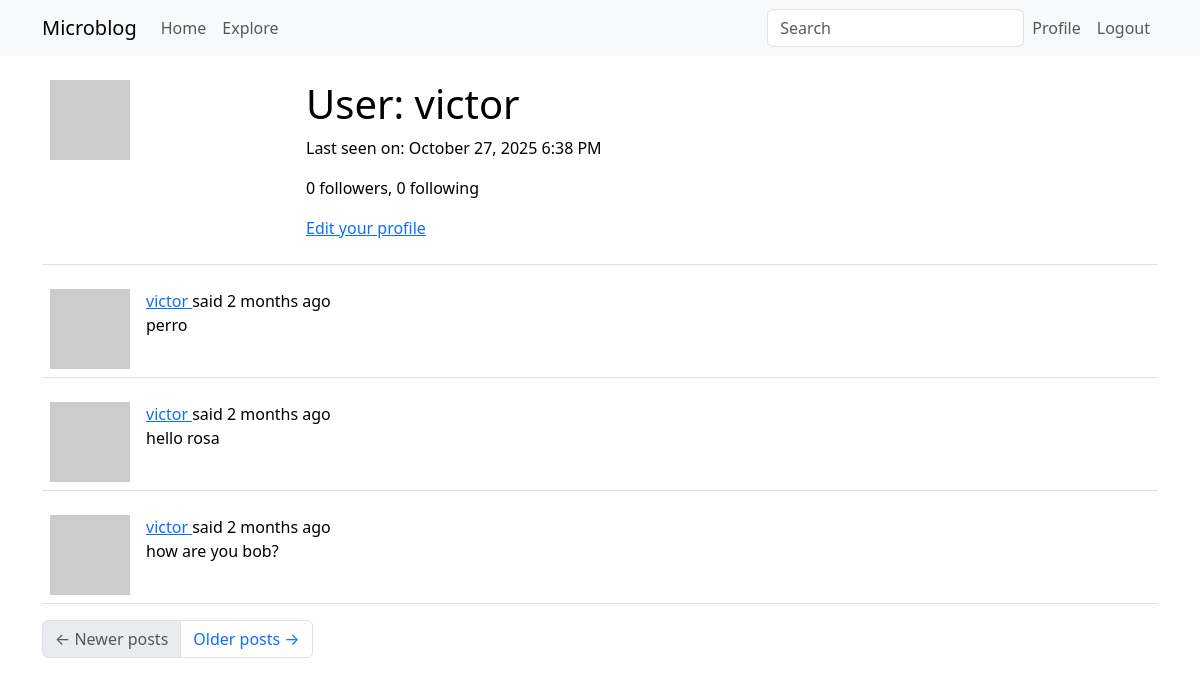
The app's page /user/victor (signed in), older data.
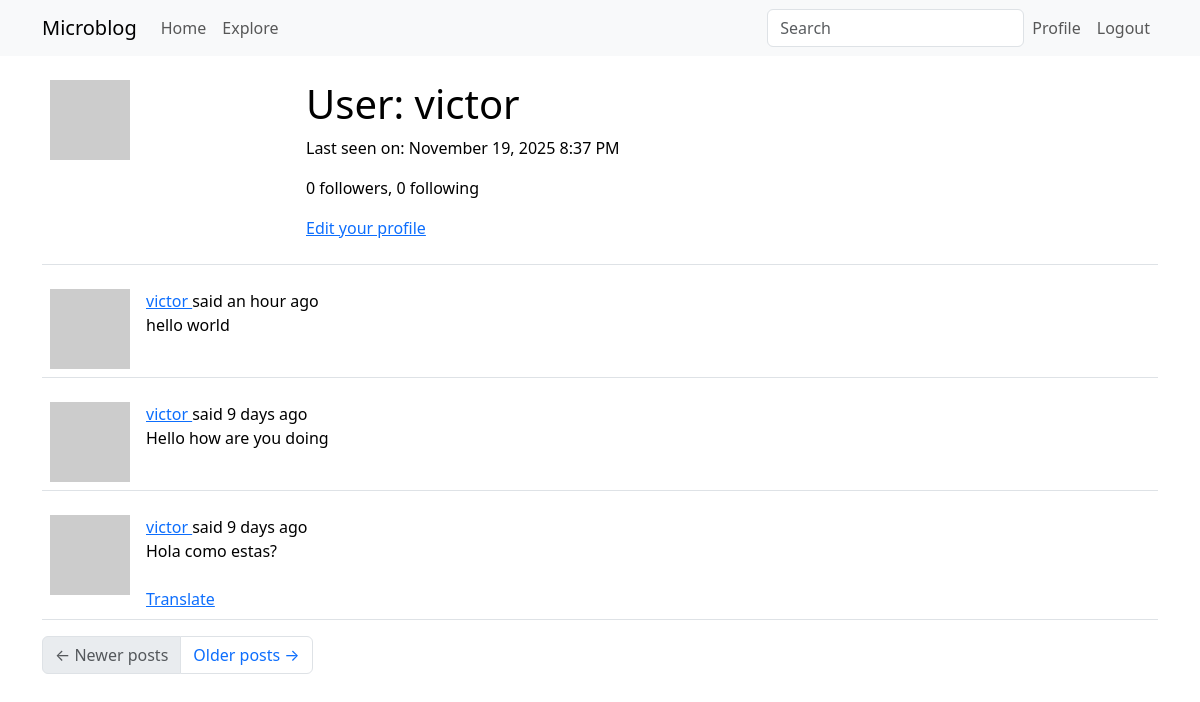
The same page, newer data.
### app/models.py (models this page shows, shortened)
class User(UserMixin, db.Model):
    id: so.Mapped[int] = so.mapped_column(primary_key=True)
    username: so.Mapped[str] = so.mapped_column(sa.String(64), index=True, unique=True)
    email: so.Mapped[str] = so.mapped_column(sa.String(120), index=True, unique=True)
    password_hash: so.Mapped[Optional[str]] = so.mapped_column(sa.String(256))
    about_me: so.Mapped[Optional[str]] = so.mapped_column(sa.String(140))
    last_seen: so.Mapped[Optional[datetime]] = so.mapped_column(
        default=lambda: datetime.now(timezone.utc)
    )
    posts: so.WriteOnlyMapped["Post"] = so.relationship(back_populates="author")
    following: so.WriteOnlyMapped["User"] = so.relationship(
        secondary=followers,
        primaryjoin=(followers.c.follower_id == id),
        secondaryjoin=(followers.c.followed_id == id),
        back_populates="followers",
    )
    followers: so.WriteOnlyMapped["User"] = so.relationship(
        secondary=followers,
        primaryjoin=(followers.c.followed_id == id),
        secondaryjoin=(followers.c.follower_id == id),
        back_populates="following",
    )
    def avatar(self, size):
        digest = md5(self.email.lower().encode("utf-8")).hexdigest()
        return f"https://www.gravatar.com/avatar/{digest}?d=identicon&s={size}"
    def followers_count(self):
        query = sa.select(sa.func.count()).select_from(
            self.followers.select().subquery()
        )
        return db.session.scalar(query)
    def following_count(self):
        query = sa.select(sa.func.count()).select_from(
            self.following.select().subquery()
        )
        return db.session.scalar(query)

class SearchableMixin(object):
    @classmethod
    def before_commit(cls, session):
        session._changes = {
            "add": list(session.new),
            "update": list(session.dirty),
            "delete": list(session.deleted),
        }
    @classmethod
    def after_commit(cls, session):
        for obj in session._changes["add"]:
            if isinstance(obj, SearchableMixin):
                add_to_index(obj.__tablename__, obj)
        for obj in session._changes["update"]:
            if isinstance(obj, SearchableMixin):
                add_to_index(obj.__tablename__, obj)
        for obj in session._changes["delete"]:
            if isinstance(obj, SearchableMixin):
                remove_from_index(obj.__tablename__, obj)
        session._changes = None

class Post(SearchableMixin, db.Model):
    __searchable__ = ["body"]
    id: so.Mapped[int] = so.mapped_column(primary_key=True)
    body: so.Mapped[str] = so.mapped_column(sa.String(140))
    timestamp: so.Mapped[datetime] = so.mapped_column(
        index=True, default=lambda: datetime.now(timezone.utc)
    )
    user_id: so.Mapped[int] = so.mapped_column(sa.ForeignKey(User.id), index=True)
    language: so.Mapped[Optional[str]] = so.mapped_column(sa.String(5))
    author: so.Mapped[User] = so.relationship(back_populates="posts")

### app/main/routes.py (the view)
@bp.route("/user/<username>")
@login_required
def user(username):
    user = db.first_or_404(sa.select(User).where(User.username == username))
    page = request.args.get("page", 1, type=int)
    query = user.posts.select().order_by(Post.timestamp.desc())
    posts = db.paginate(
        query, page=page, per_page=current_app.config["POSTS_PER_PAGE"], error_out=False
    )
    next_url = (
        url_for("main.user", username=user.username, page=posts.next_num)
        if posts.has_next
        else None
    )
    prev_url = (
        url_for("main.user", username=user.username, page=posts.prev_num)
        if posts.has_prev
        else None
    )
    form = EmptyForm()
    return render_template(
        "user.html",
        user=user,
        posts=posts.items,
        next_url=next_url,
        prev_url=prev_url,
        form=form,
    )

### app/main/forms.py
class SearchForm(FlaskForm):
    q = StringField(_l("Search"), validators=[DataRequired()])
    def __init__(self, *args, **kwargs):
        if "formdata" not in kwargs:
            kwargs["formdata"] = request.args
        if "meta" not in kwargs:
            kwargs["meta"] = {"csrf": False}
        super(SearchForm, self).__init__(*args, **kwargs)

class EmptyForm(FlaskForm):
    submit = SubmitField("Submit")

### app/__init__.py (called while the page is built)
def get_locale():
    return request.accept_languages.best_match(current_app.config["LANGUAGES"])

### app/main/routes.py (called while the page is built)
@bp.before_app_request
def before_request():
    if current_user.is_authenticated:
        current_user.last_seen = datetime.now(timezone.utc)
        db.session.commit()
        g.search_form = SearchForm()
    g.locale = str(get_locale())

### app/models.py (called while the page is built)
@login.user_loader
def load_user(id):
    return db.session.get(User, int(id))

### app/templates/user.html (shortened to what this page needs)
{% extends "base.html" %}
{% block content %}
    <table class="table table-hover">
        <tr>
            <td width="256px"><img src="{{ user.avatar(256) }}"></td>
            <td>
                <h1>{{ _('User') }}: {{ user.username }}</h1>
                {% if user.last_seen %}
                <p>{{ _('Last seen on') }}: {{ moment(user.last_seen).format('LLL') }}</p>
                {% endif %}
                <p>{{ _('%(count)d followers', count=user.followers_count()) }}, {{ _('%(count)d following', count=user.following_count()) }}</p>
                {% if user == current_user %}
                <p><a href="{{ url_for('edit_profile') }}">{{ _('Edit your profile') }}</a></p>
                {% endif %}
            </td>
        </tr>
    </table>
    {% for post in posts %}
        {% include '_post.html' %}
    {% endfor %}
    <nav aria-label="Post navigation">
        <ul class="pagination">
            <li class="page-item{% if not prev_url %} disabled{% endif %}">
                <a class="page-link" href="{{ prev_url }}">
                    <span aria-hidden="true">&larr;</span> {{ _('Newer posts') }}
                </a>
            </li>
            <li class="page-item{% if not next_url %} disabled{% endif %}">
                <a class="page-link" href="{{ next_url }}">
                    {{ _('Older posts') }} <span aria-hidden="true">&rarr;</span>
                </a>
            </li>
        </ul>
    </nav>
{% endblock %}

### app/templates/_post.html (shortened to what this page needs)
    <table class="table table-hover">
        <tr>
            <td width="70px">
                <a href="{{ url_for('main.user', username=post.author.username) }}">
                    <img src="{{ post.author.avatar(70) }}" />
                </a>
            </td>
            <td>
                {{ _('%(username)s said %(when)s',
                    username=user_link, when=moment(post.timestamp).fromNow()) }}
                <br>
                <span id="post{{ post.id }}">{{ post.body }}</span>
                {% if post.language and post.language != g.locale %}
                <br><br>
                <span id="translation{{ post.id }}">
                    <a href="javascript:translate(
                                'post{{ post.id }}',
                                'translation{{ post.id }}',
                                '{{ post.language }}',
                                '{{ g.locale }}');">{{ _('Translate') }}</a>
                </span>
                {% endif %}
            </td>
        </tr>
    </table>

Row changes from the older to the newer data that the page shows:
no longer on this page (row unchanged): Post: body "perro"
no longer on this page (row unchanged): Post: body "hello rosa"
no longer on this page (row unchanged): Post: body "how are you bob?"
changed User "victor": last_seen "October 27, 2025 6:38 PM" → "November 19, 2025 8:37 PM"
added Post: body "hello world"
added Post: body "Hello how are you doing"
added Post: body "Hola como estas?"
